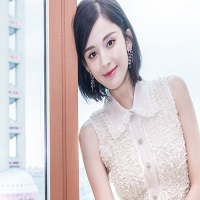
%> input picture 彩色图片转化16进制数据用此MATLAB代码/彩色图片转换16进制数据用此代码/nazha.jpg, 200 x 200 px
$ octave RGB2Gray.m   (GNU Octave 9; MATLAB toolbox functions it lacks are replaced by stand-ins)
%> lines starting %> are read from the running program, lines starting %| are printed output that depends on the picture
%å°ä¸å¹?40*480çå½©è²å¾çè½¬æ¢ææ¾ç¤ºæç°åº¦æ¾ç¤?
clc;
clear all;
close all;

RGB_data = imread('nazha.jpg');%å¾åè¯»å¥
%> RGB_data is the input picture: size 200x200x3 uint8; mean R, G, B 211.7, 201.4, 203

R_data =    RGB_data(:,:,1);
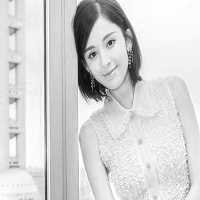
%> R_data: size 200x200 uint8; min 6, max 255, mean 211.7
G_data =    RGB_data(:,:,2);
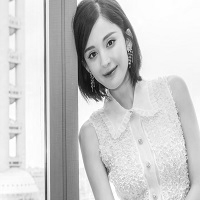
%> G_data: size 200x200 uint8; min 7, max 255, mean 201.4
B_data =    RGB_data(:,:,3);

imshow(RGB_data);

[ROW,COL, DIM] = size(RGB_data); %æåå¾ççè¡åæ°
%> ROW = 200; COL = 200; DIM = 3

Y_data = zeros(ROW,COL);
Cb_data = zeros(ROW,COL);
Cr_data = zeros(ROW,COL);
Gray_data = RGB_data;
%YCbCr_data = RGB_data;

for r = 1:ROW
    for c = 1:COL
		Y_data(r, c) = 0.299*R_data(r, c) + 0.587*G_data(r, c) + 0.114*B_data(r, c);
		Cb_data(r, c) = -0.172*R_data(r, c) - 0.339*G_data(r, c) + 0.511*B_data(r, c) + 128;
		Cr_data(r, c) = 0.511*R_data(r, c) - 0.428*G_data(r, c) - 0.083*B_data(r, c) + 128;
    end
end
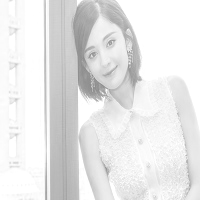
%> Cb_data: size 200x200 double; min 137, max 255, mean 231.3
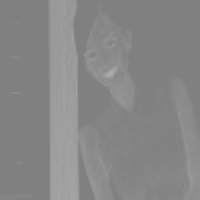
%> Cr_data: size 200x200 double; min 128, max 174, mean 134.8

% [6 lines of commented-out code are left out]

Gray_data(:,:,1)=Y_data;
Gray_data(:,:,2)=Y_data;
Gray_data(:,:,3)=Y_data;

figure;
imshow(Gray_data);
